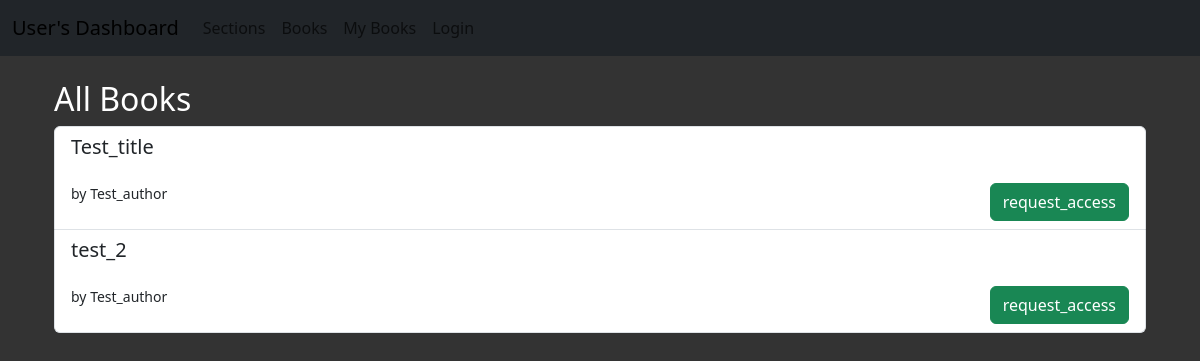
Screenshot of /all_books/1 with the database file from the repository.
### model.py (models this page shows, shortened)
class Book(db.Model):
    __tablename__ = 'book'
    __table_args__ = {'extend_existing': True}
    id = db.Column(db.Integer, primary_key=True)
    title = db.Column(db.String(100), nullable=False)
    author = db.Column(db.String(100), nullable=False)
    content = db.Column(db.Text, nullable=False)
    section_id = db.Column(db.Integer, db.ForeignKey('section.id'), nullable=False)
    date_issued = db.Column(db.DateTime, nullable=True, default=datetime.utcnow)
    return_date = db.Column(db.DateTime, nullable=True)
    feedback = db.relationship('Feedback', backref='book', lazy=True)
    requests = db.relationship('BookRequest', backref='book', lazy=True)

### routes.py (the view)
@app.route('/all_books/<int:user_id>')
def all_books(user_id):
    books = Book.query.all()
    user = User.query.filter_by(id = user_id ).first()
    return render_template('all_books.html', books=books, user_id = user.id,user=user)

### templates/all_books.html
{% extends 'base_user.html' %}
{% block content %}
<div class="container">
    <h2>All Books</h2>
    <div class="list-group">
        {% for book in books %}
        <a href="{{ url_for('request_access',user_id = user_id,book_id=book.id) }}" class="list-group-item list-group-item-action">
            <h5 class="mb-0">{{ book.title }}</h5>
            <br/>
            <div class="d-flex w-100 justify-content-between">
                <small>by {{ book.author }}</small>
                <button class="btn btn-success">request_access</button>
            </div>
        </a>
        {% endfor %}
    </div>
</div>
{% endblock %}

### templates/base_user.html (style rules this page uses)
body { background-color: #333; color: white; }

### rows the page displays
Book: title "Test_title", author "Test_author"
Book: title "test_2", author "Test_author"
